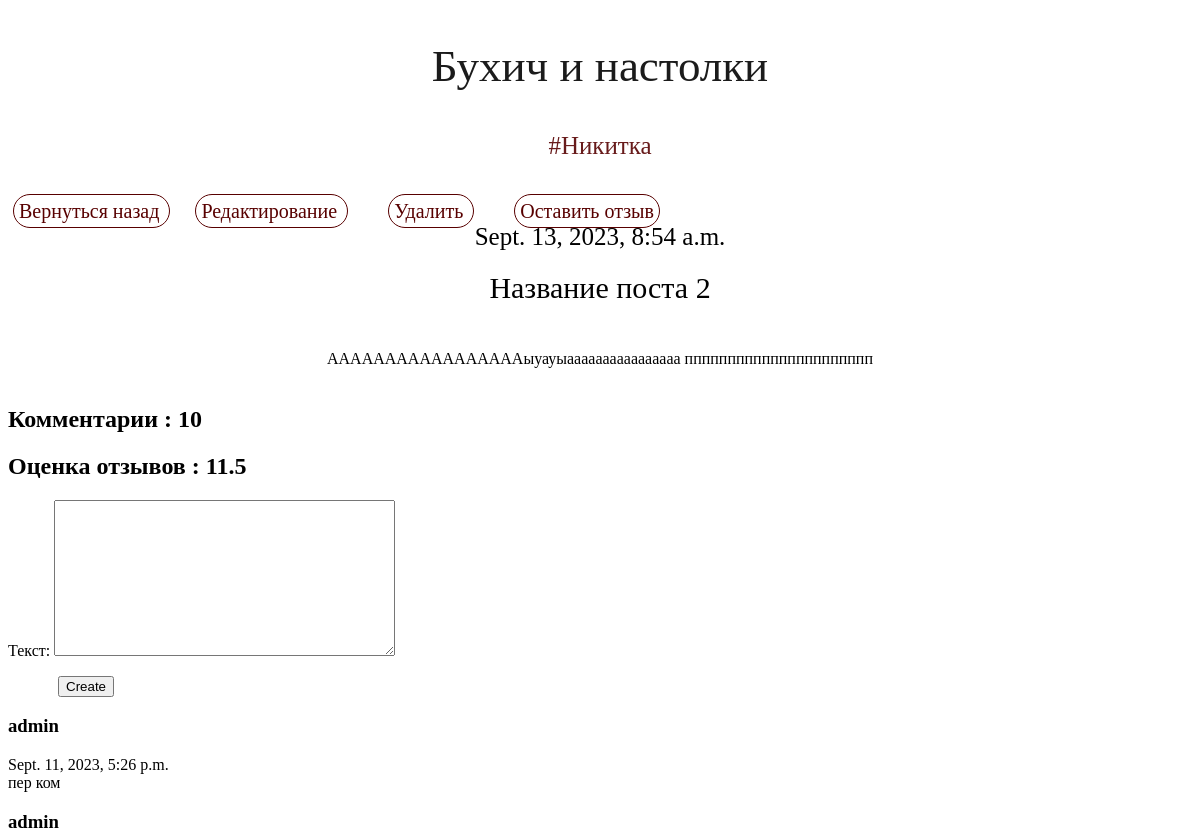
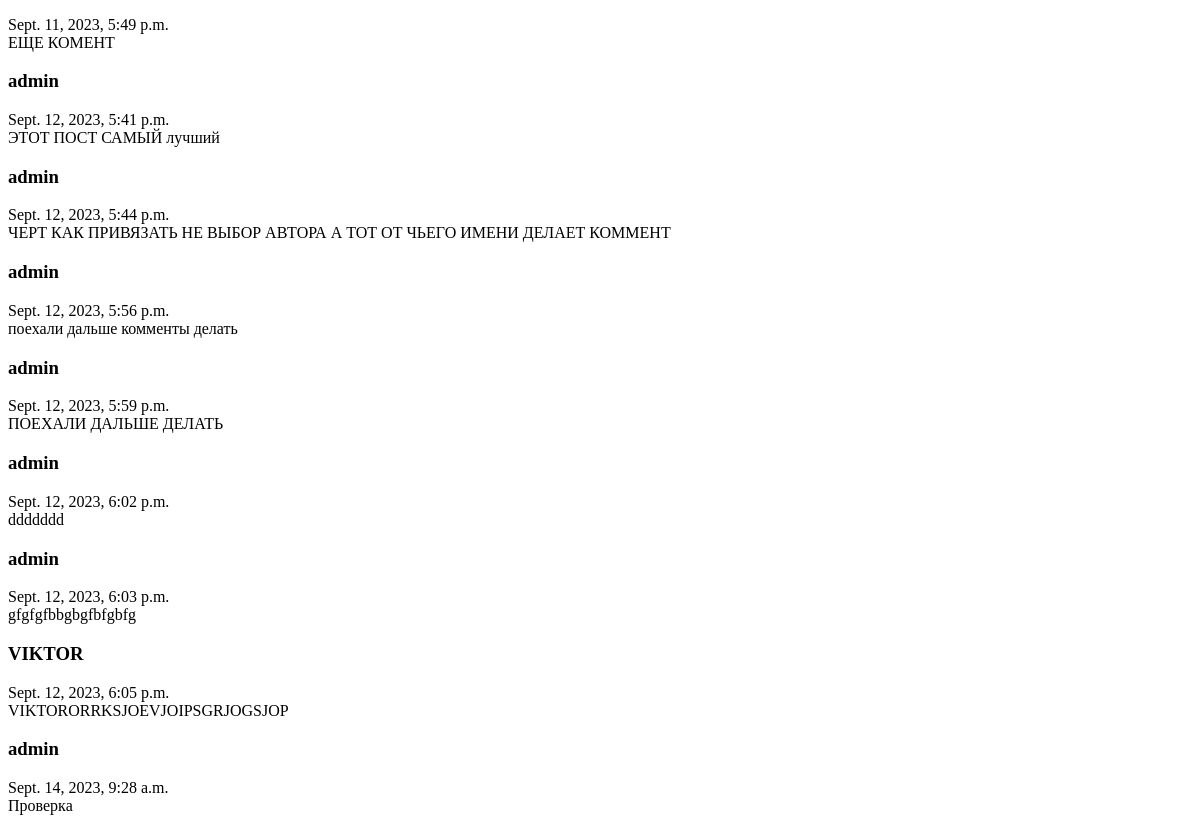
The app's page /post/detail/12, older data (2 pictures, top to bottom).
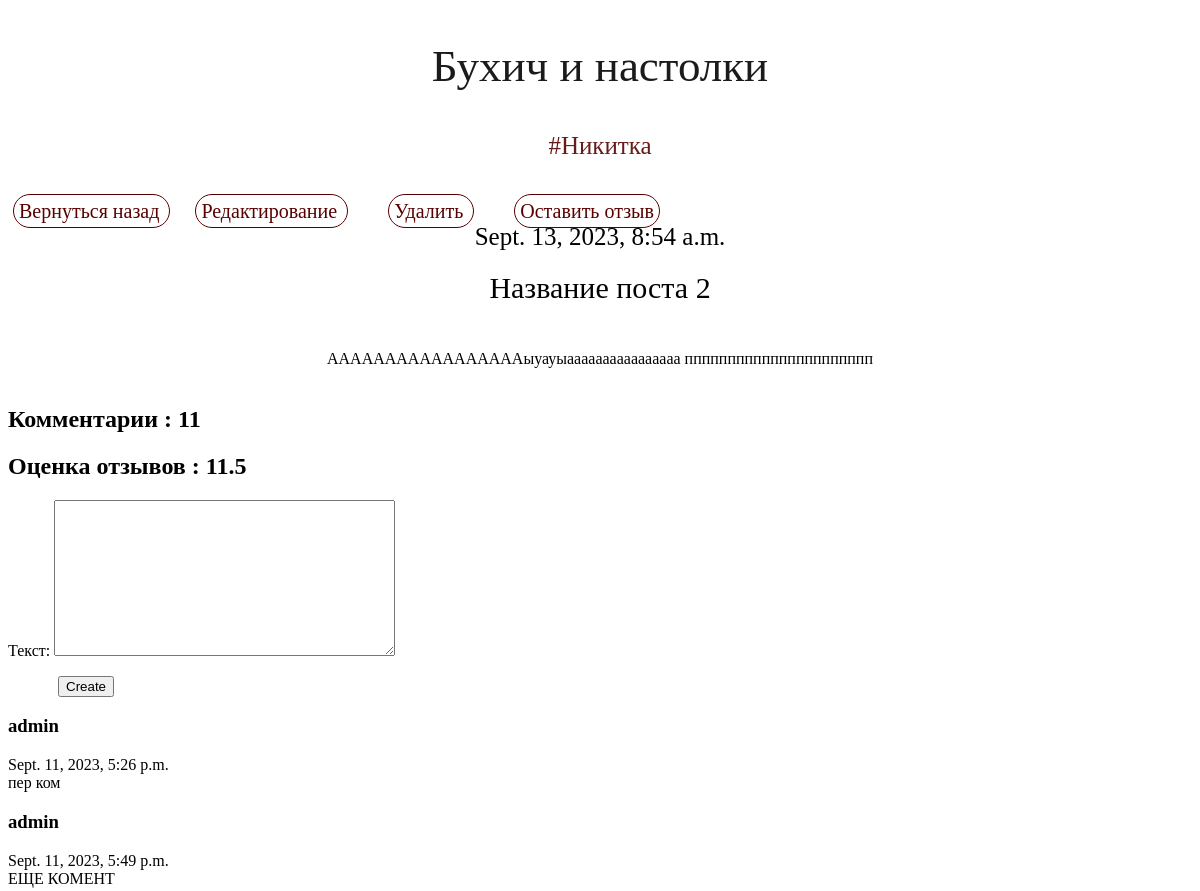
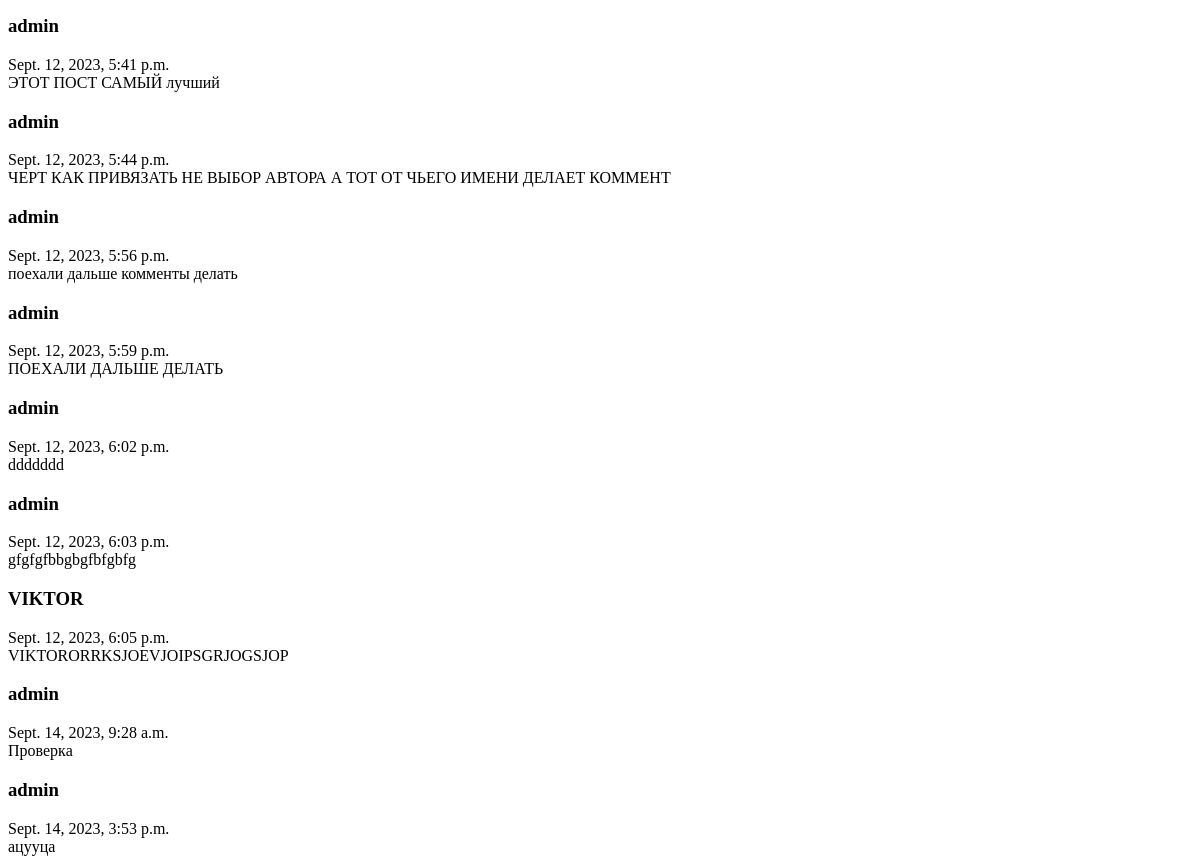
The same page, newer data (2 pictures, top to bottom).
### blog/models.py (models this page shows)
class Comments(models.Model):
    post = models.ForeignKey(Post, on_delete=models.CASCADE)
    text = models.TextField(verbose_name='Текст')
    publish_date = models.DateTimeField(verbose_name='Дата публикации', auto_now_add=True)
    author = models.ForeignKey("auth.User", on_delete=models.CASCADE)
    def __str__(self):
        return f'{self.text}'

### blog/views.py (the view)
# urls.py: path('post/detail/<int:post_pk>', post_detail, name='post_detail'),
def post_detail(request, post_pk):
    post = Post.objects.get(pk=post_pk)
    comments = Comments.objects.filter(post=post_pk)
    kol_comments = comments.count()
    raiting_count = raiting(post_pk)
    if request.method == 'POST':
        comment_form = CommentForm(request.POST)
        if comment_form.is_valid():
            comment = comment_form.save(commit=False)
            comment.author = request.user
            comment.post = post
            comment.published_date = datetime.now()
            comment.save()
            return redirect('post_detail', post_pk=post_pk)
    else:
        comment_form = CommentForm()
    return render(request, 'blog/post_detail.html', {
                                                     'post'         : post,
                                                     'comments'     : comments,
                                                     'kol_comments' : kol_comments,
                                                     'comment_form' : comment_form,
                                                     'raiting': raiting_count
                                                                        })

### blog/forms.py
class CommentForm(forms.ModelForm):
    class Meta:
        model = Comments
        fields = (
        'text',
        )

### blog/models.py (called while the page is built)
    def __str__(self):
        return f'{self.text}'

### blog/views.py (called while the page is built)
def raiting(post_pk):
    fb = Feedback.objects.filter(post=post_pk)
    count = sum([i.raiting for i in fb]) / fb.count()  # Делит общию оценку рейтинга на общее количество
    return round(count, 1) #Ограничение на количество отзывов

### blog/templates/blog/post_detail.html (shortened to what this page needs)
<!DOCTYPE html>
<html lang="en">
<head>
</head>
<body>
    <div style="text-align: center; margin-top: 40px; margin-bottom: 40px ">
        <a style="font-size: 45px; color: #1b1b1b" href="{% url 'post_list' %}"> Бухич и настолки </a>
    </div>
    <div style="text-align: center; margin-top: 40px; margin-bottom: 40px ">
        <a style="font-size: 25px; color: #681b1b" > {{ post.category }} </a>
    </div>
    <div style="text-align: left;  ">
        <a style="font-size: 20px; margin: 5px; color: #580000; border: 1px solid; border-radius: 25px; padding: 5px "
           href="{% url 'post_list' %}"> Вернуться назад
        </a>
        <a style="font-size: 20px; margin: 20px; margin-right: 20px; color: #580000; border: 1px solid; border-radius: 35px; padding: 5px "
           href="{% url 'post_edit' post_pk=post.pk %}"> Редактирование
        </a>
        <a style="font-size: 20px; margin: 20px; margin-right: 20px; color: #580000; border: 1px solid; border-radius: 35px; padding: 5px "
           href="{% url 'post_delete' post_pk=post.pk %}"> Удалить
        </a>
        <a  style="font-size: 20px; margin: 20px; margin-right: 20px; color: #580000; border: 1px solid; border-radius: 35px; padding: 5px "
                href="{% url 'feedback' post_pk=post.pk %}"> Оставить отзыв
        </a>
    </div>
    <div style="">
        <div style="">
              <div style="font-size: 25px; text-align: center">{{ post.created_date }}</div>
              <div style="font-size: 30px; text-align: center; padding: 20px" >
                  <a > {{ post.title }} </a>
              </div>
              <div style="margin-top: 25px; text-align: center" >
                {{ post.text }}
              </div>
        </div>
    </div>
        <br style="margin-top: 25px; text-align: left" >
        <h2>Комментарии : {{ kol_comments }} </h2>
        <h2> Оценка отзывов : {{ raiting }} </h2>
    <form action="" method="POST">{% csrf_token %}
    {{ comment_form.as_p }}
    <input type="submit" value="Create"; style="margin-left: 50px" >
     </form>
    <div>
        {%for i in comments%}
           <h3> {{ i.author }}<br></h3>
            {{ i.publish_date }}<br>
            {{ i }}<br>
        {% endfor %}
    </div>
</body>
</html>

Row changes from the older to the newer data that the page shows:
added Comments: author "admin", publish_date "Sept. 14, 2023, 3:53 p.m.", text "ацууца"
Text that changed along with them:
{{ kol_comments }}: "10" → "11"
